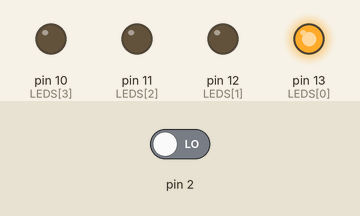
Recording of a sketch running on a simulated Arduino Uno, built with avr-gcc and run on an emulated ATmega328P. On the bench: output pins drawn as LEDs (lit = HIGH). The inputs (shaded band) are chosen by the test bench; at power-on: pin 2 LOW. What the sketch prints to the serial monitor is not drawn.

Above: at 0.1 s.
At 1.2 s:
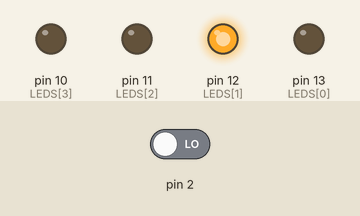
1.3 s: pin 2 driven HIGH
Timing chart, 0 to 4.3 s (numbered marks = the images above; inputs shaded):
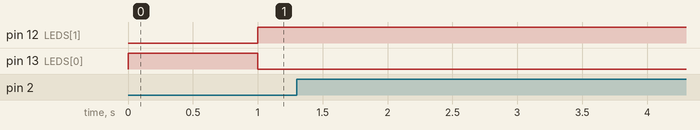

The sketch:

003-navidad.ino
```cpp
/*
  Nombre: Apagador de LED con Interrupciones
  Fecha: 17/06/21
  Autor: Chris Maqruez
  Descripción: En esta práctica se hace un corrimiento de izquierda a derecha
  Dispositivo: Arduino UNO
*/
// Declaración de constantes
const int LEDS[] = {13,12,11,10};
const int NUMERO_LEDS = (sizeof(LEDS)/sizeof(LEDS[0]));
const int NUMERO_DE_OPCIONES = 2;
// Fin declaración de constantes

// Declaración de variables
volatile int posicionActual = 0;
volatile long tiempoDeUltimaPulsacion = 0;
volatile int opcionActual = 1;
// Fin declaración variables

void setup() {
  //Inicializar el puerto serie
  Serial.begin(9600);

  // la interrupción cero corresponde al pin número 2 de Arduino UNO
  attachInterrupt(0, interrupcion, RISING);

  for(int i=0; i < NUMERO_LEDS; i++) {
    pinMode(LEDS[i], OUTPUT);
    digitalWrite(LEDS[i], LOW);
  }

}
void izquierdaADerecha() {
  // SEGUNDA OPCIÓN
  if(posicionActual <= NUMERO_LEDS -1) {
    digitalWrite(LEDS[posicionActual], HIGH);
    delay(1000);
    digitalWrite(LEDS[posicionActual], LOW);
    posicionActual = 1;
  } else {
    posicionActual = 0;
  }
}

void interrupcion () {

  // filtrado de impulsos
  if (millis() - tiempoDeUltimaPulsacion > 150) {
    opcionActual == 1 ? 2:1;
    tiempoDeUltimaPulsacion = millis();
  }
  Serial.println(opcionActual);

}

void derechaAIzquierda() {
  if(posicionActual <= 0) {
    digitalWrite(LEDS[posicionActual], HIGH);
    delay(1000);
    digitalWrite(LEDS[posicionActual], LOW);
    posicionActual--;
  } else {
    posicionActual = NUMERO_LEDS - 1;
  }
}
void pares() {

}

void loop() {
  izquierdaADerecha();

  switch(opcionActual) {
    case 1:
      izquierdaADerecha();
      break;
    case 2:
      derechaAIzquierda();
      break;
     case 3:
      pares();
      break;
     default:
      break;
  }

 /* for(int i=0; <NUMERO_LEDS; i++) {
    digitalWrite(LEDS[i], HIGH)
    delay(1000)
    digitalWrite(LEDS[i], LOW)
  }
*/

}
```
